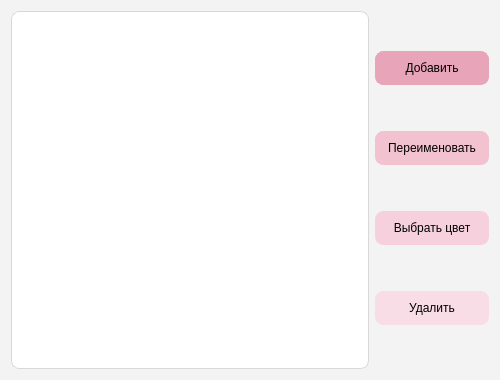
<?xml version="1.0" encoding="UTF-8"?>
<ui version="4.0">
 <class>CategoryDialog</class>
 <widget class="QDialog" name="CategoryDialog">
  <property name="geometry">
   <rect>
    <x>0</x>
    <y>0</y>
    <width>500</width>
    <height>380</height>
   </rect>
  </property>
  <property name="windowTitle">
   <string>Категории задач</string>
  </property>
  <property name="styleSheet">
   <string notr="true">QDialog#CategoryDialog {
    background-color: #F3F3F3;
    color: #000000;
}

QListWidget#categoriesList {
    background-color: #FFFFFF;
    color: #000000;
    border: 1px solid #D8D8D8;
    border-radius: 8px;
    padding: 6px;
}

QListWidget#categoriesList::item {
    padding: 10px;
}

QListWidget#categoriesList::item:selected {
    background-color: #F8DDE6;
    color: #000000;
}

QPushButton {
    color: #000000;
    border-radius: 8px;
    padding: 9px 12px;
}

QPushButton#addCategoryButton {
    background-color: #E8A5BA;
    border: 1px solid #E8A5BA;
}

QPushButton#renameCategoryButton {
    background-color: #F2C2D1;
    border: 1px solid #F2C2D1;
}

QPushButton#colorCategoryButton {
    background-color: #F6D1DD;
    border: 1px solid #F6D1DD;
}

QPushButton#deleteCategoryButton {
    background-color: #F8DDE6;
    border: 1px solid #F8DDE6;
}

QPushButton:hover {
    border: 1px solid #D48FA7;
}
</string>
  </property>
  <layout class="QHBoxLayout" name="horizontalLayout_2">
   <item>
    <layout class="QHBoxLayout" name="horizontalLayout">
     <item>
      <widget class="QListWidget" name="categoriesList"/>
     </item>
     <item>
      <layout class="QVBoxLayout" name="verticalLayout">
       <item>
        <widget class="QPushButton" name="addCategoryButton">
         <property name="text">
          <string>Добавить</string>
         </property>
        </widget>
       </item>
       <item>
        <widget class="QPushButton" name="renameCategoryButton">
         <property name="text">
          <string>Переименовать</string>
         </property>
        </widget>
       </item>
       <item>
        <widget class="QPushButton" name="colorCategoryButton">
         <property name="text">
          <string>Выбрать цвет</string>
         </property>
        </widget>
       </item>
       <item>
        <widget class="QPushButton" name="deleteCategoryButton">
         <property name="text">
          <string>Удалить</string>
         </property>
        </widget>
       </item>
      </layout>
     </item>
    </layout>
   </item>
  </layout>
 </widget>
 <resources/>
 <connections/>
</ui>
